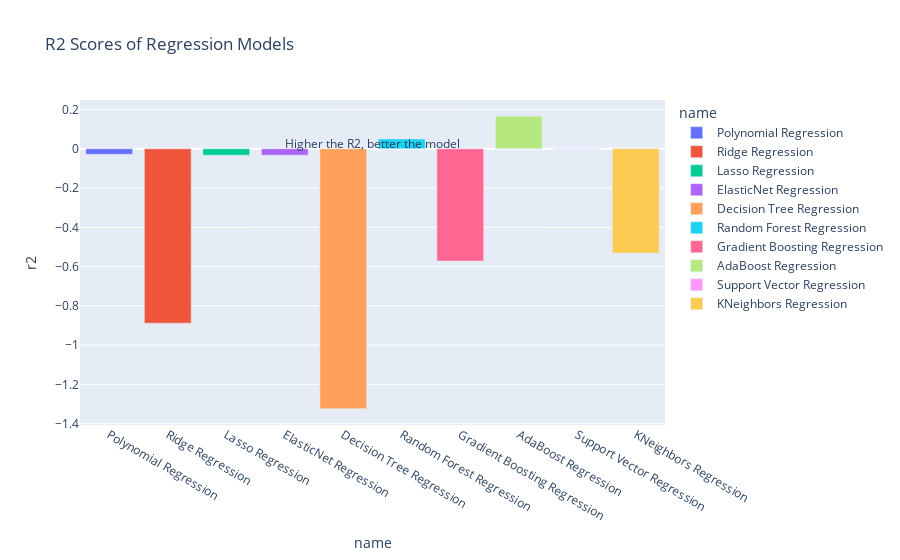

Notebook cell for this chart:
### Code cell
fig = px.bar(df_results, x='name', y='r2', color='name', title='R2 Scores of Regression Models')
# higher the r2, better the model
fig.add_annotation(xref='paper', yref='paper', x=0.5, y=0.9, text='Higher the R2, better the model', showarrow=False)
fig.show()

### Figure 1 — Plotly figure (JSON) as saved in the notebook; plotly's stock layout.template omitted (floating-point values rounded to 4 significant figures)
{"data": [{"alignmentgroup": "True", "hovertemplate": "name=%{x}<br>r2=%{y}<extra></extra>", "legendgroup": "Polynomial Regression", "marker": {"color": "#636efa", "pattern": {"shape": ""}}, "name": "Polynomial Regression", "offsetgroup": "Polynomial Regression", "orientation": "v", "showlegend": true, "textposition": "auto", "type": "bar", "x": ["Polynomial Regression"], "xaxis": "x", "y": [-0.02792], "yaxis": "y"}, {"alignmentgroup": "True", "hovertemplate": "name=%{x}<br>r2=%{y}<extra></extra>", "legendgroup": "Ridge Regression", "marker": {"color": "#EF553B", "pattern": {"shape": ""}}, "name": "Ridge Regression", "offsetgroup": "Ridge Regression", "orientation": "v", "showlegend": true, "textposition": "auto", "type": "bar", "x": ["Ridge Regression"], "xaxis": "x", "y": [-0.8883], "yaxis": "y"}, {"alignmentgroup": "True", "hovertemplate": "name=%{x}<br>r2=%{y}<extra></extra>", "legendgroup": "Lasso Regression", "marker": {"color": "#00cc96", "pattern": {"shape": ""}}, "name": "Lasso Regression", "offsetgroup": "Lasso Regression", "orientation": "v", "showlegend": true, "textposition": "auto", "type": "bar", "x": ["Lasso Regression"], "xaxis": "x", "y": [-0.03237], "yaxis": "y"}, {"alignmentgroup": "True", "hovertemplate": "name=%{x}<br>r2=%{y}<extra></extra>", "legendgroup": "ElasticNet Regression", "marker": {"color": "#ab63fa", "pattern": {"shape": ""}}, "name": "ElasticNet Regression", "offsetgroup": "ElasticNet Regression", "orientation": "v", "showlegend": true, "textposition": "auto", "type": "bar", "x": ["ElasticNet Regression"], "xaxis": "x", "y": [-0.03237], "yaxis": "y"}, {"alignmentgroup": "True", "hovertemplate": "name=%{x}<br>r2=%{y}<extra></extra>", "legendgroup": "Decision Tree Regression", "marker": {"color": "#FFA15A", "pattern": {"shape": ""}}, "name": "Decision Tree Regression", "offsetgroup": "Decision Tree Regression", "orientation": "v", "showlegend": true, "textposition": "auto", "type": "bar", "x": ["Decision Tree Regression"], "xaxis": "x", "y": [-1.324], "yaxis": "y"}, {"alignmentgroup": "True", "hovertemplate": "name=%{x}<br>r2=%{y}<extra></extra>", "legendgroup": "Random Forest Regression", "marker": {"color": "#19d3f3", "pattern": {"shape": ""}}, "name": "Random Forest Regression", "offsetgroup": "Random Forest Regression", "orientation": "v", "showlegend": true, "textposition": "auto", "type": "bar", "x": ["Random Forest Regression"], "xaxis": "x", "y": [0.0499], "yaxis": "y"}, {"alignmentgroup": "True", "hovertemplate": "name=%{x}<br>r2=%{y}<extra></extra>", "legendgroup": "Gradient Boosting Regression", "marker": {"color": "#FF6692", "pattern": {"shape": ""}}, "name": "Gradient Boosting Regression", "offsetgroup": "Gradient Boosting Regression", "orientation": "v", "showlegend": true, "textposition": "auto", "type": "bar", "x": ["Gradient Boosting Regression"], "xaxis": "x", "y": [-0.5719], "yaxis": "y"}, {"alignmentgroup": "True", "hovertemplate": "name=%{x}<br>r2=%{y}<extra></extra>", "legendgroup": "AdaBoost Regression", "marker": {"color": "#B6E880", "pattern": {"shape": ""}}, "name": "AdaBoost Regression", "offsetgroup": "AdaBoost Regression", "orientation": "v", "showlegend": true, "textposition": "auto", "type": "bar", "x": ["AdaBoost Regression"], "xaxis": "x", "y": [0.1658], "yaxis": "y"}, {"alignmentgroup": "True", "hovertemplate": "name=%{x}<br>r2=%{y}<extra></extra>", "legendgroup": "Support Vector Regression", "marker": {"color": "#FF97FF", "pattern": {"shape": ""}}, "name": "Support Vector Regression", "offsetgroup": "Support Vector Regression", "orientation": "v", "showlegend": true, "textposition": "auto", "type": "bar", "x": ["Support Vector Regression"], "xaxis": "x", "y": [-0.002082], "yaxis": "y"}, {"alignmentgroup": "True", "hovertemplate": "name=%{x}<br>r2=%{y}<extra></extra>", "legendgroup": "KNeighbors Regression", "marker": {"color": "#FECB52", "pattern": {"shape": ""}}, "name": "KNeighbors Regression", "offsetgroup": "KNeighbors Regression", "orientation": "v", "showlegend": true, "textposition": "auto", "type": "bar", "x": ["KNeighbors Regression"], "xaxis": "x", "y": [-0.5311], "yaxis": "y"}], "layout": {"annotations": [{"showarrow": false, "text": "Higher the R2, better the model", "x": 0.5, "xref": "paper", "y": 0.9, "yref": "paper"}], "barmode": "relative", "legend": {"title": {"text": "name"}, "tracegroupgap": 0}, "title": {"text": "R2 Scores of Regression Models"}, "xaxis": {"anchor": "y", "categoryarray": ["Polynomial Regression", "Ridge Regression", "Lasso Regression", "ElasticNet Regression", "Decision Tree Regression", "Random Forest Regression", "Gradient Boosting Regression", "AdaBoost Regression", "Support Vector Regression", "KNeighbors Regression"], "categoryorder": "array", "domain": [0, 1], "title": {"text": "name"}}, "yaxis": {"anchor": "x", "domain": [0, 1], "title": {"text": "r2"}}}}
